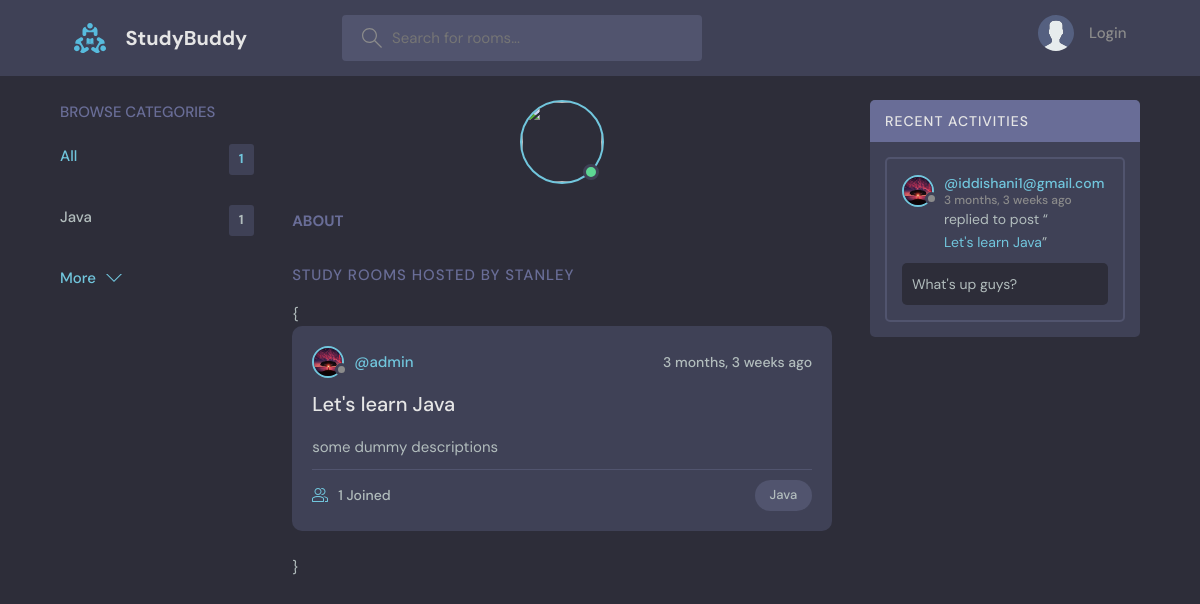
The app's page /profile/1/, older data.
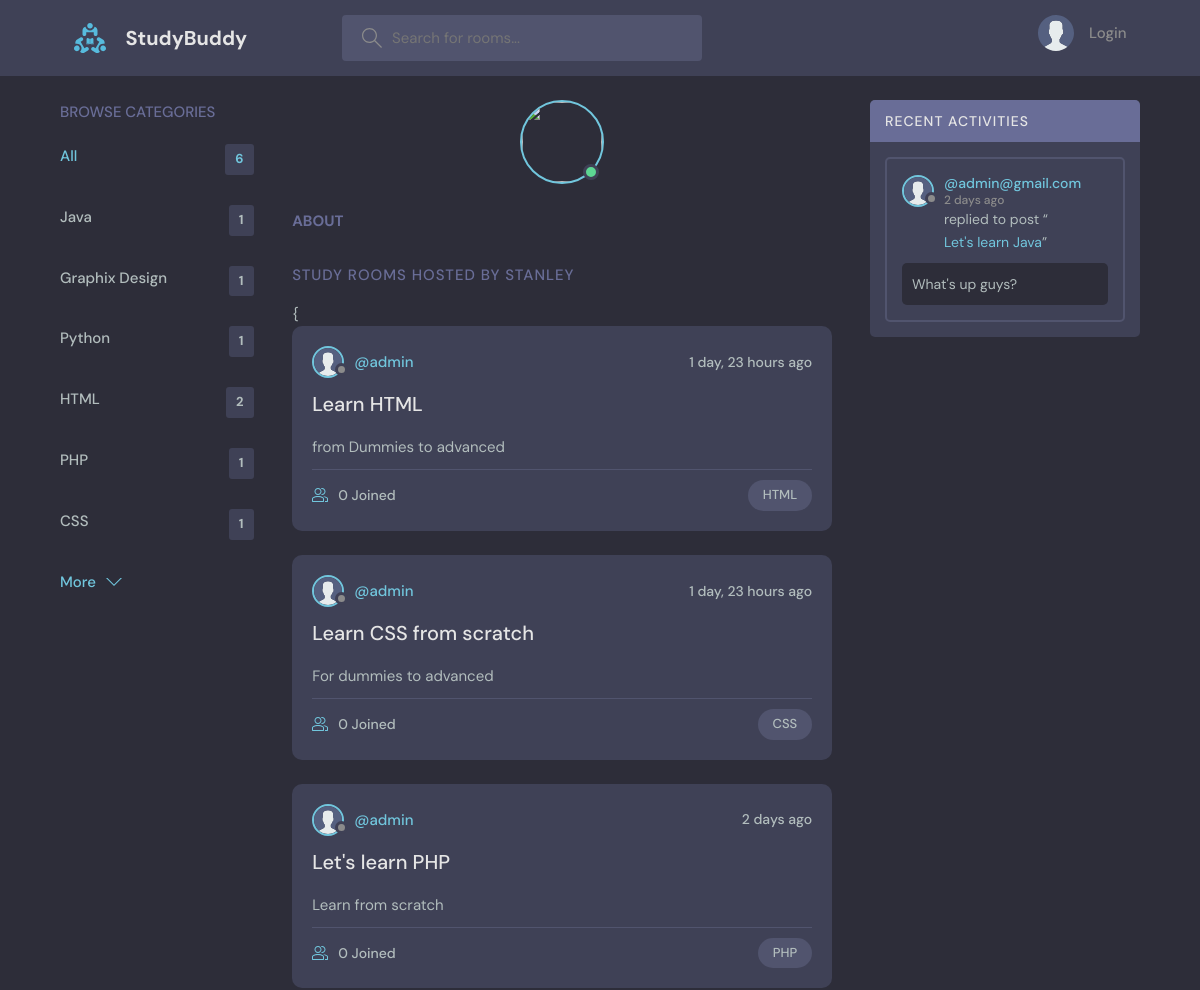
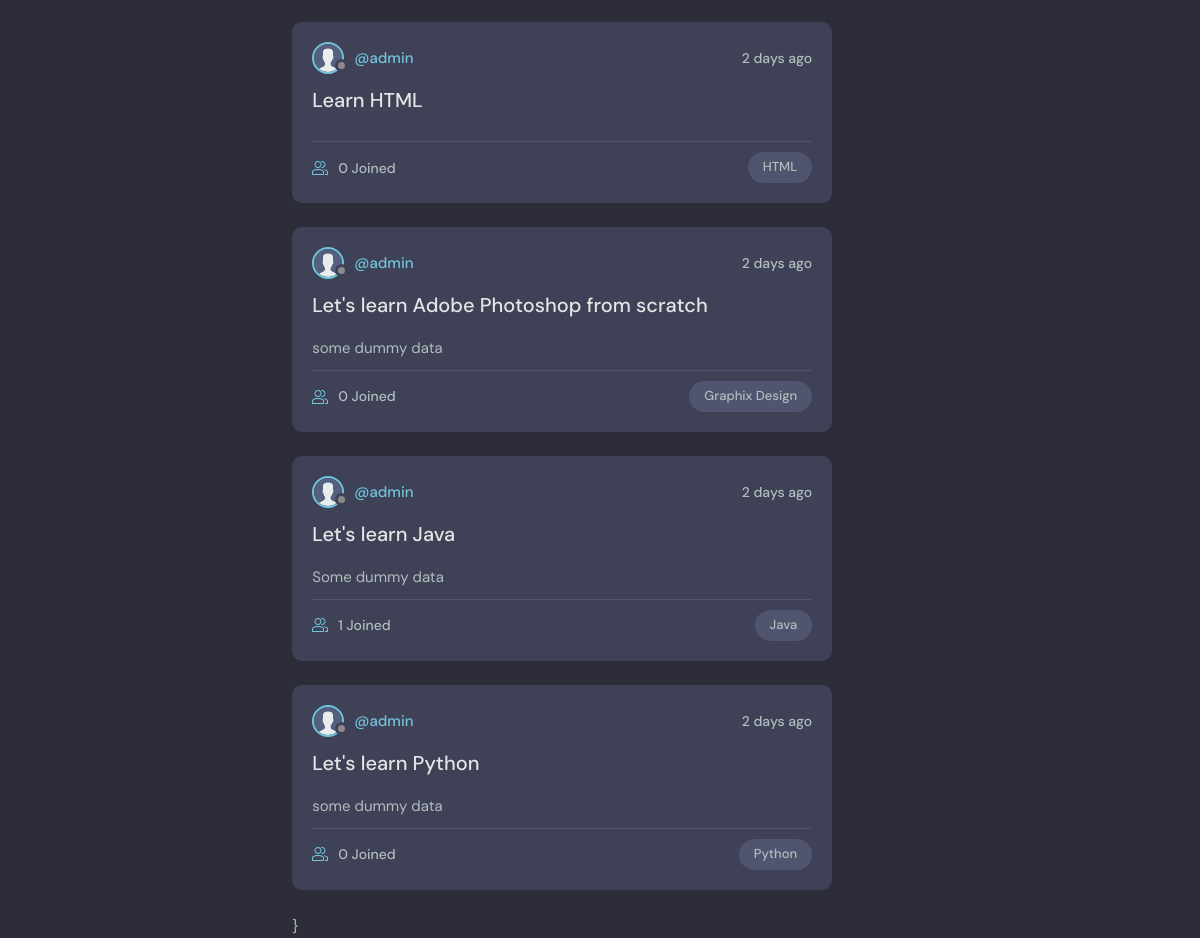
The same page, newer data (2 pictures, top to bottom).
### base/models.py (models this page shows, shortened)
class Topic(models.Model):
    name = models.CharField(max_length=200)

class Room(models.Model):
    host = models.ForeignKey(User, on_delete=models.SET_NULL, null=True)
    topic = models.ForeignKey(Topic, on_delete=models.SET_NULL, null=True)
    name = models.CharField(max_length=200)
    price = models.IntegerField(default=0)
    image = models.ImageField(null=True, default="avatar.svg", upload_to='images/')
    description = models.TextField(null=True, blank=True)
    participants =  models.ManyToManyField(User, related_name='participants', blank=True)
    updated = models.DateTimeField(auto_now=True)
    created = models.DateTimeField(auto_now_add=True)
    class Meta:
        ordering = ['-updated', '-created']
    def __str__(self):
        return self.name

class User(AbstractUser):
    name = models.CharField(max_length=200, null=True)
    email = models.EmailField(unique= True, null=True)
    bio = models.TextField(null=True)
    avatar = models.ImageField(null=True, default="avatar.svg")
    USERNAME_FIELD = 'email'
    REQUIRED_FIELDS = ["username"]

class Message(models.Model):
    user = models.ForeignKey(User, on_delete=models.CASCADE)
    room = models.ForeignKey(Room, on_delete=models.CASCADE)
    body = models.TextField()
    updated = models.DateTimeField(auto_now=True)
    created = models.DateTimeField(auto_now_add=True)
    class Meta:
        ordering = ['-updated', '-created']

### base/views.py (the view)
# urls.py: path('profile/<str:pk>/', view=views.userProfile, name="profile"),
def userProfile(request, pk):
    user = User.objects.get(id=pk)
    room_messages = user.message_set.all()
    topics = Topic.objects.all()
    rooms = user.room_set.all()
    context = {"user": user, "rooms":rooms, 'room_messages': room_messages, "topics":  topics}
    return render(request=request, template_name='base/profile.html', context=context)

### base/templates/base/profile.html (shortened to what this page needs)
{% extends 'main.html' %}
{% block content %}
  <main class="profile-page layout layout--3">
    <div class="container">
      {% include 'base/topics_component.html'%}
      <div class="roomList">
        <div class="profile">
          <div class="profile__avatar">
            <div class="avatar avatar--large active">
              <img src="{{request.user.avatar.url}}" />
            </div>
          </div>
          <div class="profile__about">
            <h3>About</h3>
          </div>
        </div>
        <div class="roomList__header">
          <div>
            <h2>Study Rooms Hosted by Stanley</a>
            </h2>
          </div>
        </div>
        {{% for room in rooms %}
          <div class="roomListRoom">
          <div class="roomListRoom__header">
              <a href="{% url 'profile' room.host.id %}" class="roomListRoom__author">
              <div class="avatar avatar--small">
                  <img src="{{room.host.avatar.url}}" />
              </div>
              <span>@{{room.host.username}}</span>
              </a>
              <div class="roomListRoom__actions">
              <span>{{room.created|timesince}} ago</span>
              </div>
          </div>
          <div class="roomListRoom__content">
              <a href="{% url 'room' room.id %}">{{room.name}}</a>
              <p>
                  {{ room.description }}
              </p>
          </div>
          <div class="roomListRoom__meta">
              <a href="{% url 'room' room.id%}" class="roomListRoom__joined">
              {{room.participants.count}} Joined
              </a>
              <p class="roomListRoom__topic">{{room.topic.name}}</p>
          </div>
          </div>
        {% endfor %}}
      </div>
      {% include 'base/activity_component.html' %}
    </div>
  </main>
{% endblock content%}

### base/templates/base/topics_component.html
      <div class="topics">
        <div class="topics__header">
          <h2>Browse Categories</h2>
        </div>
        <ul class="topics__list">
          <li>
            <a href="{% url 'home' %}" class="active">All <span>{{topics.count}}</span></a>
          </li>
          {% for topic in topics %}
            <li>
                <a href="{% url 'home'%}?q={{topic.name}}">{{topic.name}} <span>{{topic.room_set.all.count}}</span></a>
            </li>
          {% endfor %}
        </ul>
        <a class="btn btn--link" href="{% url 'topic' %}">
          More
          <svg version="1.1" xmlns="http://www.w3.org/2000/svg" width="32" height="32" viewBox="0 0 32 32">
            <title>chevron-down</title>
            <path d="M16 21l-13-13h-3l16 16 16-16h-3l-13 13z"></path>
          </svg>
        </a>
      </div>

### base/templates/base/activity_component.html (shortened to what this page needs)
<div class="activities">
  <div class="activities__header">
    <h2>Recent Activities</h2>
  </div>
  {% for message in room_messages %}
    <div class="activities__box">
      <div class="activities__boxHeader roomListRoom__header">
        <a href="{% url 'profile' message.user.id %}" class="roomListRoom__author">
          <div class="avatar avatar--small">
            <img src="{{message.user.avatar.url}}" />
          </div>
          <p>
            @{{message.user}}
            <span>{{message.created|timesince}} ago</span>
          </p>
        </a>
      </div>
      <div class="activities__boxContent">
        <p>replied to post “<a href="{% url 'room' message.room.id %}">{{message.room}}</a>”</p>
        <div class="activities__boxRoomContent">
          {{message.body}}
        </div>
      </div>
    </div>
  {% endfor %}
</div>

Row changes from the older to the newer data that the page shows:
removed Room: host.avatar (picture), host.username "admin", created "3 months, 3 weeks", name "Let's learn Java", description "some dummy descriptions", participants.count "1", topic.name "Java"
removed Message: user.avatar (picture), user "iddishani1@gmail.com", created "3 months, 3 weeks", room "Let's learn Java", body "What's up guys?"
added Topic: name "Graphix Design", room_set.all.count "1"
added Topic: name "Python", room_set.all.count "1"
added Topic: name "HTML", room_set.all.count "2"
added Topic: name "PHP", room_set.all.count "1"
added Topic: name "CSS", room_set.all.count "1"
added Room: host.avatar (placeholder picture), host.username "admin", created "1 day, 23 hours", name "Learn HTML", description "from Dummies to advanced", participants.count "0", topic.name "HTML"
added Room: host.avatar (placeholder picture), host.username "admin", created "1 day, 23 hours", name "Learn CSS from scratch", description "For dummies to advanced", participants.count "0", topic.name "CSS"
added Room: host.avatar (placeholder picture), host.username "admin", created "2 days", name "Let's learn PHP", description "Learn from scratch", participants.count "0", topic.name "PHP"
added Room: host.avatar (placeholder picture), host.username "admin", created "2 days", name "Learn HTML", participants.count "0", topic.name "HTML"
added Room: host.avatar (placeholder picture), host.username "admin", created "2 days", name "Let's learn Adobe Photoshop from scratch", description "some dummy data", participants.count "0", topic.name "Graphix Design"
added Room: host.avatar (placeholder picture), host.username "admin", created "2 days", name "Let's learn Java", description "Some dummy data", participants.count "1", topic.name "Java"
added Room: host.avatar (placeholder picture), host.username "admin", created "2 days", name "Let's learn Python", description "some dummy data", participants.count "0", topic.name "Python"
added Message: user.avatar (placeholder picture), user "admin@gmail.com", created "2 days", room "Let's learn Java", body "What's up guys?"
Text that changed along with them:
{{ topics.count }}: "1" → "6"
